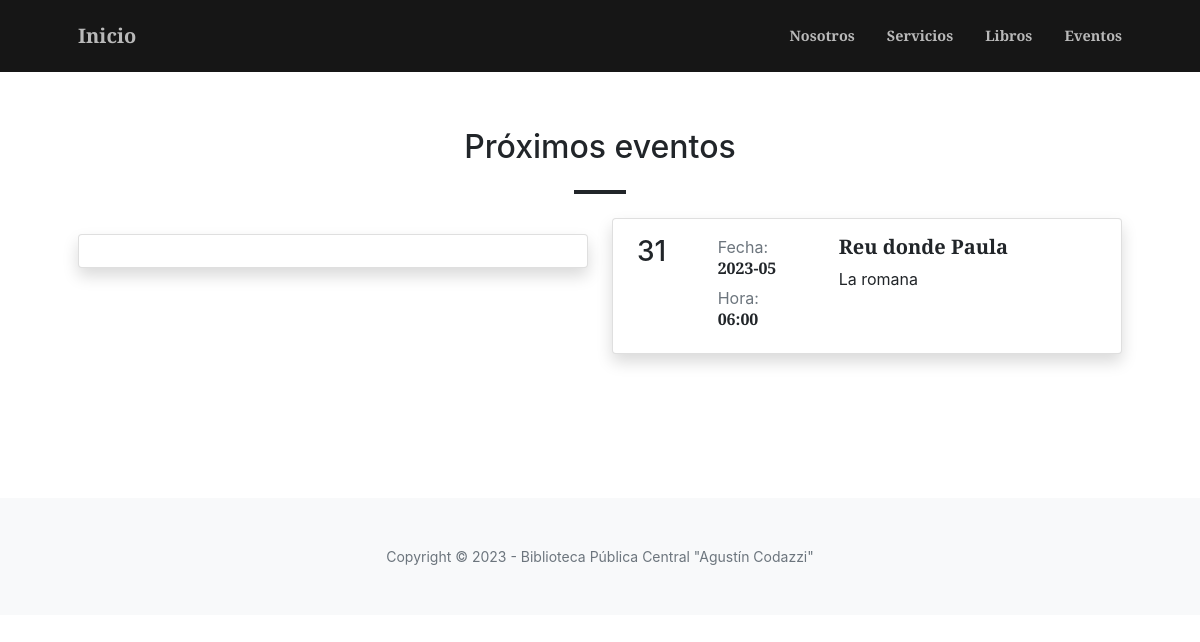
The app's page /?controller=home&action=events, older data.
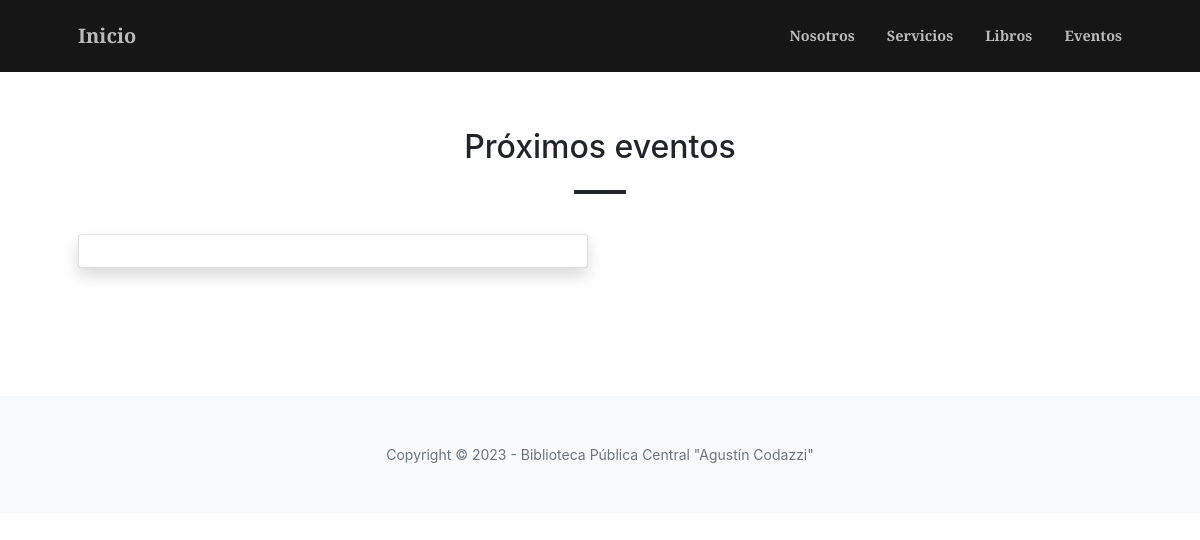
The same page, newer data.
### tables this page shows
CREATE TABLE `events` (
  `id_event` int(11) NOT NULL,
  `title_event` varchar(255) NOT NULL,
  `info_event` text NOT NULL,
  `organizer_event` int(11) NOT NULL,
  `date_realized_event` date NOT NULL,
  `time` time NOT NULL,
  `date_created_event` datetime DEFAULT NULL,
  `place_event` varchar(255) NOT NULL,
  `type_event` varchar(255) NOT NULL,
  `participants_event` int(11) DEFAULT NULL,
  `state_event` varchar(255) NOT NULL
);

### app/Core/baseController.php (called while the page is built, shortened)
<?php
class baseController
{
    public function view($view, $data = [], $layout = false)
    {
        extract($data);
        $helpers = new helpers();
        include_once './app/Views/' . $view . '.php';
    }
}

### app/Controllers/HomeController.php (called while the page is built, shortened)
<?php
class HomeController  extends baseController
{
    public function Events()
    {
        $event_model = new Event();
        $events = $event_model->getAll();
        $events_pendientes = array_filter($events, function($event) {
            return (int) $event->state_event === 2;
        });
        usort($events_pendientes, function($a, $b) {
            return strtotime($a->date_realized_event) - strtotime($b->date_realized_event);
        });
        $this->view('LandingPage/Eventos', [
            'title' => 'Eventos',
            'events_pendientes' => $events_pendientes
        ]);
    }
}

### index.php (called while the page is built, shortened)
<?php
FrontController::dispatcher();

### app/Utils/Database.php (called while the page is built, shortened)
<?php
class Database extends \PDO
{
    private static $_instance;
    public function __construct()
    {
        $dsn = 'mysql:host=localhost;dbname=bpcac_v2;charset=utf8';
    }
    public static function getInstance()
    {
        if (!isset(self::$_instance)) {
            self::$_instance = new self();
            self::$_instance->setAttribute(\PDO::ATTR_ERRMODE, \PDO::ERRMODE_EXCEPTION);
        }
        return self::$_instance;
    }
}

### app/Core/baseModel.php (called while the page is built, shortened)
<?php
class baseModel
{
    public $database;
    private $table;
    public function __construct(string $table = '')
    {
        $this->table = $table;
        $this->database = DataBase::getInstance();
    }
    public function getAll()
    {
        $rows = [];
        $query = "SELECT * FROM {$this->table}";
        $stmt = $this->database->query($query);
        while ($row = $stmt->fetch(\PDO::FETCH_OBJ)) {
            array_push($rows, $row);
        }
        return $rows;
    }
}

### app/Core/helpers.php (called while the page is built, shortened)
<?php
class helpers {
    public function getCustomDate(string $date, string $format_date)
    {
        return date($format_date, strtotime($date));
    }
}

### app/Views/LandingPage/Eventos.php (the view, shortened to what this page needs)
<!DOCTYPE html>
<html lang="es">
    <head>
        <?php include_once './app/Views/LandingPage/partials/Head.php'; ?>
    </head>
    <body id="page-top">
        <?php include_once './app/Views/LandingPage/partials/Navigation.php'; ?>
        <section class="page-section" id="events">
            <div class="container px-4 px-lg-5">
                <h2 class="text-center mt-0">Próximos eventos</h2>
                <hr class="divider divider-dark" />
                <div class="gx-4 gx-lg-5">
                    <div class="row mt-4">
                        <div class="col-md-6 col-sm-12">
                            <div class="card shadow mt-3">
                                <div class="card-body">
                                </div>
                            </div>
                        </div>
                        <div class="col-md-6 col-sm-12">
                            <?php foreach($events_pendientes as $event): ?>
                                <div class="card shadow defaul-events mb-3" id="<?php echo $event->id_event ?>">
                                    <div class="card-body">
                                        <div class="row px-2">
                                            <div class="col-md-2 fw-bold">
                                                <h3 class="mb-0"><?php echo $helpers->getCustomDate($event->date_realized_event, 'd') ?></h3>
                                            </div>
                                            <div class="col-md-3">
                                                <p class="mb-0 text-secondary">Fecha:</p>
                                                <h6 class="mt-0 fw-bold"><?php echo $helpers->getCustomDate($event->date_realized_event, 'Y-m') ?></h6>
                                                <p class="mb-0 text-secondary">Hora:</p>
                                                <h6 class="mt-0 fw-bold"><?php echo $helpers->getCustomDate($event->time, 'h:s') ?></h6>
                                            </div>
                                            <div class="col">
                                                <h5 class="fw-bold"><?php echo $event->title_event ?></h5>
                                                <p><?php echo $event->place_event ?></p>
                                            </div>
                                        </div>
                                    </div>
                                </div>
                            <?php endforeach; ?>
                        </div>
                    </div>
                </div>
            </div>
        </section>
        <?php include_once './app/Views/LandingPage/partials/Footer.php'; ?>
    </body>
</html>

Row changes from the older to the newer data that the page shows:
removed events: date_realized_event "31", date_realized_event "2023-05", time "06:00", title_event "Reu donde Paula", place_event "La romana"
